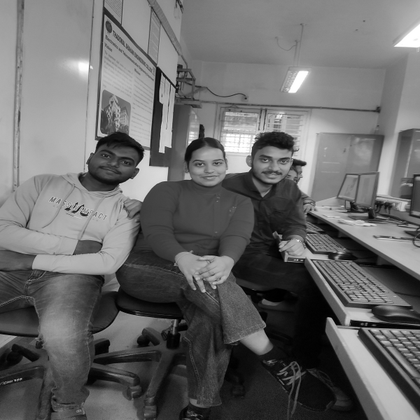
%> input picture Img_3.tif, 420 x 420 px, shrunk from 600 x 600 before the run
$ octave LPF_Average.m   (GNU Octave 9; MATLAB toolbox functions it lacks are replaced by stand-ins)
%> lines starting %> are read from the running program, lines starting %| are printed output that depends on the picture
clc
clear
##f = [3 3 3 3 3 3 3 3; ...
##   3 3 3 3 3 3 3 3; ...
##   3 3 3 3 3 3 3 3; ...
##   3 3 3 3 3 3 3 3; ...
##   201 201 201 201 201 201 201 201; ...
##   201 201 201 201 201 201 201 201; ...
##   201 201 201 201 201 201 201 201; ...
##   201 201 201 201 201 201 201 201];
f1 = uint8(imread('Img_3.tif'));
%> f1 is the input picture: size 420x420x3 uint8; min 0, max 255, mean 104.4
f = imnoise(f1, "gaussian");
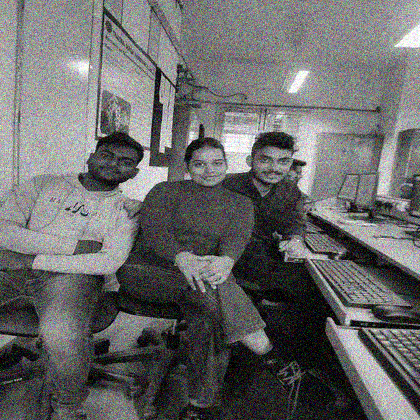
%> f: size 420x420x3 uint8; mean R, G, B 104.9, 105.1, 104.9
[row, col] = size(f);
%> row = 420; col = 1260
w = [1 1 1; 1 1 1; 1 1 1]/9;

g = f;

for x=2:1:row-1
  for y= 2:1:col-1;
    g( x,y)=f(x-1,y-1) *w (1,1) + f( x-1,y) * w(1,2) + f( x-1,y+1) * w(1,3) +...
            f(x,y-1) *w (2,1) + f( x,y) * w(2,2) + f( x,y+1) * w(2,3) +...
           f(x+1,y-1) *w (3,1) + f( x+1,y) * w(3,2) + f( x+1,y+1) * w(3,3);
  endfor
 endfor
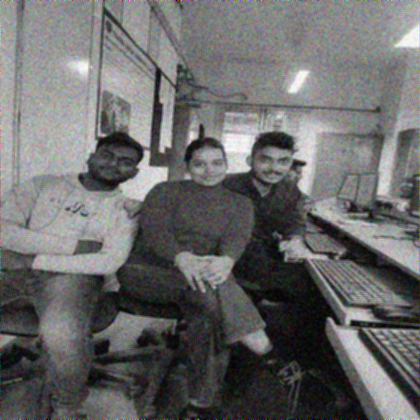
%> g: size 420x420x3 uint8; mean R, G, B 104.9, 105, 104.9
 figure(1), imshow(uint8(f1))
 figure(2), imshow(uint8(f))
 figure(3), imshow(uint8(g))

$ run again, with pout.tif copied over Img_3.tif
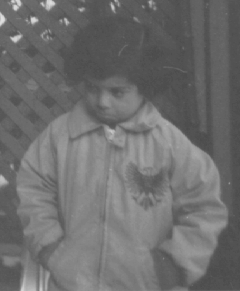
%> input picture pout.tif, 240 x 291 px
%> f1 is the input picture: size 291x240 uint8; min 74, max 224, mean 110.3
%> `f = imnoise(f1, "gaussian");`:
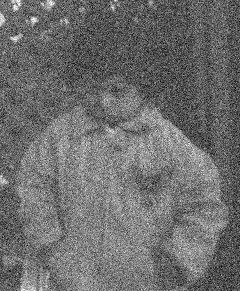
%> f: size 291x240 uint8; min 0, max 255, mean 110.1
%> after the loop `for x=2:1:row-1`:
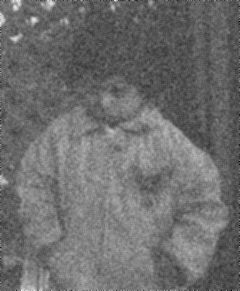
%> g: size 291x240 uint8; min 0, max 255, mean 110.1; mean of the top-left, top-right, bottom-left and bottom-right quarters 103.6, 94.9, 124.3, 117.7
